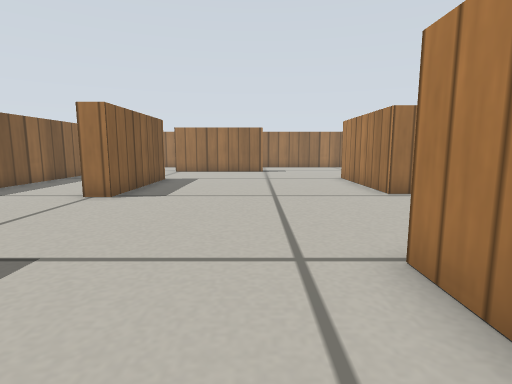
[1] (above)

16 first-person views from a walk through a Gazebo world. The camera is 0.26 m above the floor, tilts 8° down and sees 80° across. The floor is counted in squares, 0.2 m on a side. Each view is taken from the middle of a square. On the plan, view 1 faces up. The plan holds only what a view shows up to about 13 squares ahead; the rest is blank. Simple patterns stand in for the simulator's built-in surfaces.

[2]
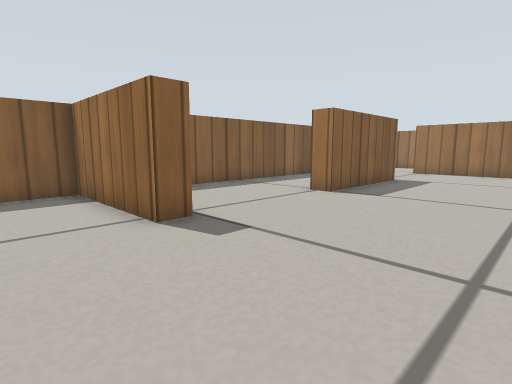

[3]
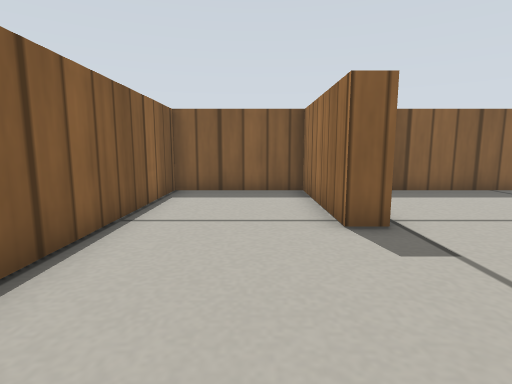

[4]
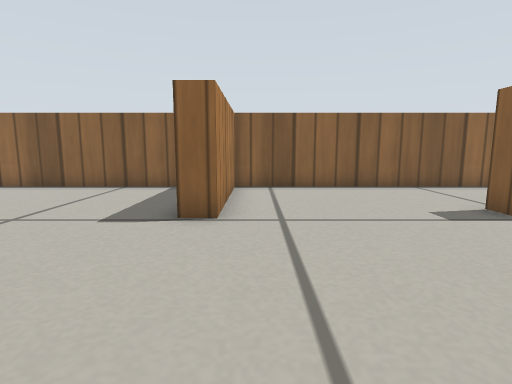

[5]
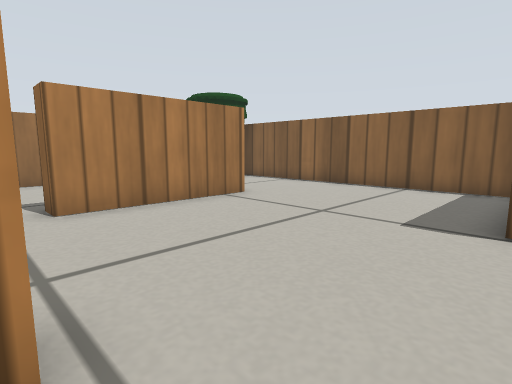

[6]
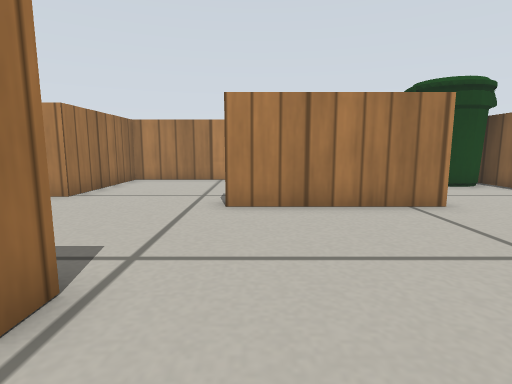

[7]
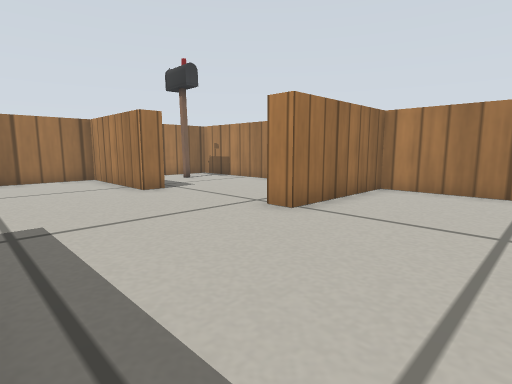

[8]
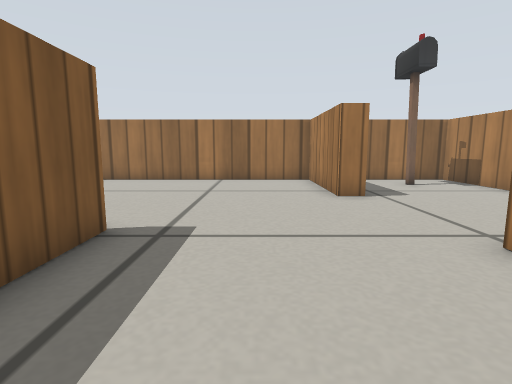

[9]
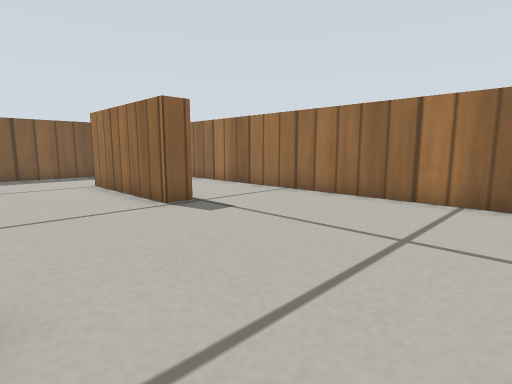

[10]
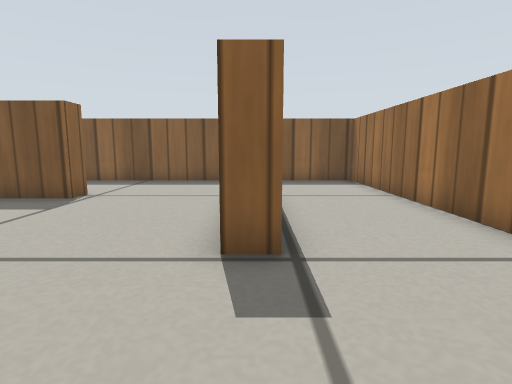

[11]
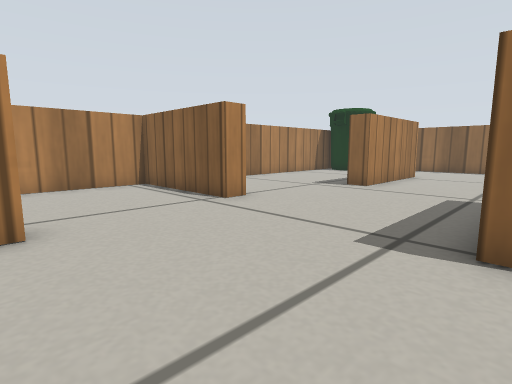

[12]
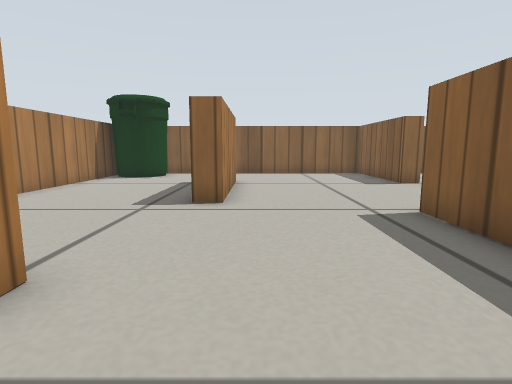

[13]
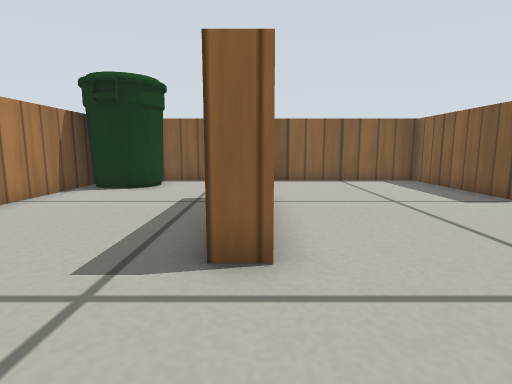

[14]
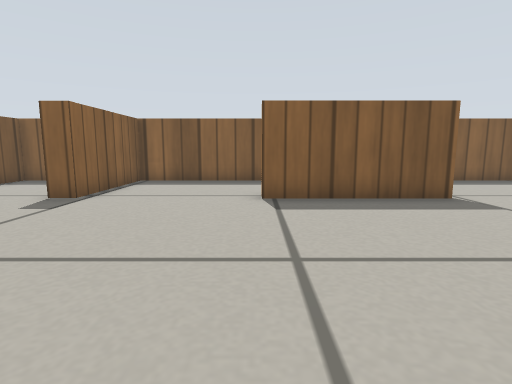

[15]
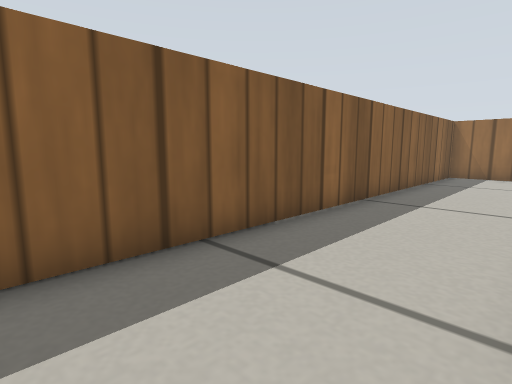

[16]
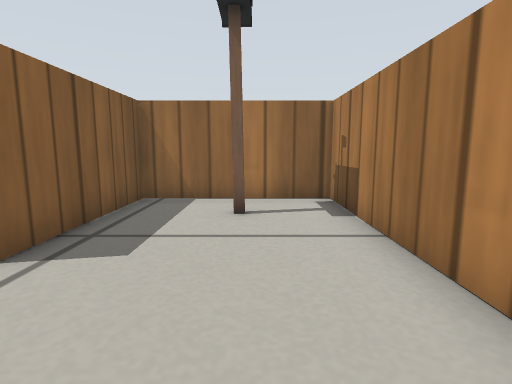

### Floor plan
Ten units are one square. View 1 is at (0, 0); x grows to the right and y downward. Boxes are objects, and circles mark ways between rooms. Rooms are numbered by the first view taken in them; rooms with no view inside come last. Other rooms are left out.
<svg viewBox="-90 -225 245 246">
<path fill="none" stroke="#000" d="M-39 -25 -85 -25 -85 16 17 16 17 -24M46 -139 46 -88 39 -88 39 -131M4 -184 4 -176 -46 -176M-48 -132 -39 -132 -39 -82 -48 -82M17 -24 17 -34 25 -34 25 16 137 16M88 -26 88 -77 96 -77M150 3 150 -121 103 -121 103 -129 150 -129 150 -220 100 -220 100 -173 93 -173 93 -220 -85 -220 -85 -34 -39 -34 -39 -25"/>
<rect x="125" y="5" width="20" height="10" fill="#bbb"><title>bin</title></rect>
<rect x="125" y="-15" width="20" height="10" fill="#bbb"><title>bin</title></rect>
<rect x="125" y="-205" width="10" height="10" fill="#bbb"><title>postbox</title></rect>
<circle cx="-10" cy="-30" r="3" fill="#2a7"/>
<text x="-40" y="-10">1</text>
<text x="30" y="-110">2</text>
</svg>
Room 1 opens to room 2.

Where each view was taken, in squares from view 1:
view 1: 0 up, 0 right, facing up
view 2: 0 up, 1 right, facing up-left
view 3: 1 up, 1 right, facing left
view 4: 9 up, 1 right, facing down
view 5: 9 up, 2 right, facing down-right
view 6: 7 up, 2 right, facing right
view 7: 8 up, 5 right, facing up-right
view 8: 9 up, 7 right, facing up
view 9: 14 up, 7 right, facing up-left
view 10: 18 up, 4 right, facing left
view 11: 18 up, 4 right, facing down-right
view 12: 15 up, 8 right, facing down
view 13: 11 up, 9 right, facing down
view 14: 8 up, 4 right, facing left
view 15: 6 up, 5 left, facing up-left
view 16: 14 up, 13 right, facing up
